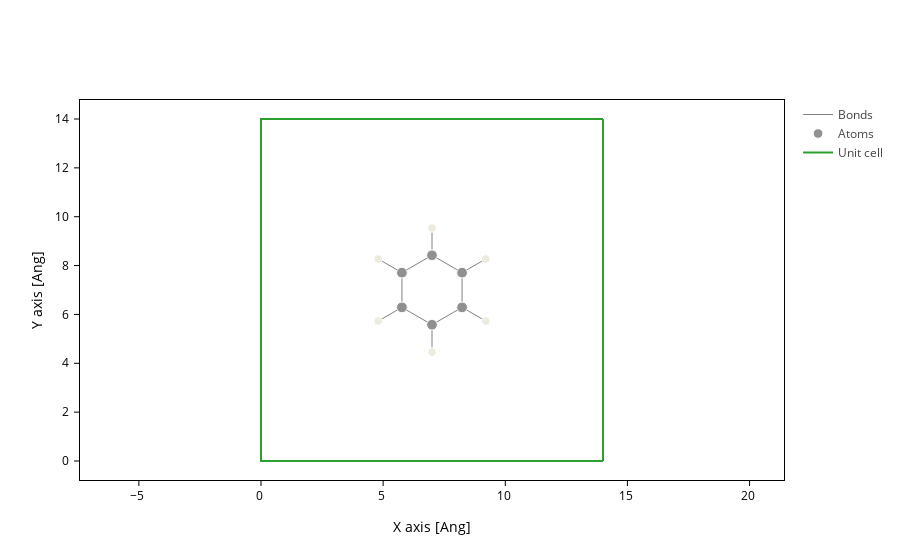

Notebook code for this chart:
### Code cell
molec.plot(axes="xy")

### Figure 1 — Plotly figure (JSON) as saved in the notebook; plotly's stock layout.template omitted (floating-point values rounded to 4 significant figures; data arrays with more than 128 entries replaced by an {"elided": "..."} marker saying what was removed)
{"data": [{"line": {"color": "gray", "width": 1}, "meta": {}, "mode": "lines", "name": "Bonds", "opacity": 1, "type": "scatter", "x": {"elided": "252 float values"}, "y": {"elided": "252 float values"}}, {"marker": {"color": ["#909090", "#EDEADE", "#909090", "#EDEADE", "#909090", "#EDEADE", "#909090", "#EDEADE", "#909090", "#EDEADE", "#909090", "#EDEADE"], "opacity": 1, "size": [10.72, 8.48, 10.72, 8.48, 10.72, 8.48, 10.72, 8.48, 10.72, 8.48, 10.72, 8.48]}, "meta": {}, "mode": "markers", "name": "Atoms", "opacity": 1, "type": "scatter", "x": [8.231, 9.199, 7.0, 7.0, 5.769, 4.801, 5.769, 4.801, 7.0, 7.0, 8.231, 9.199], "y": [7.711, 8.27, 8.421, 9.54, 7.711, 8.27, 6.289, 5.73, 5.579, 4.46, 6.289, 5.73]}, {"meta": {}, "mode": "lines", "name": "Unit cell", "type": "scatter", "x": [0.0, 0.0, 14.0, 14.0, 0.0, 0.0, NaN, 0.0, 0.0, 0.0, 14.0, 14.0, 0.0, NaN, 14.0, 14.0, NaN, 14.0, 14.0], "y": [0.0, 14.0, 14.0, 14.0, 14.0, 14.0, NaN, 14.0, 0.0, 0.0, 0.0, 0.0, 0.0, NaN, 14.0, 0.0, NaN, 14.0, 0.0]}], "layout": {"autosize": true, "scene": {"aspectmode": "data", "xaxis": {"title": {"text": "X axis [Ang]"}}, "yaxis": {"title": {"text": "Y axis [Ang]"}}}, "xaxis": {"autorange": true, "domain": [0, 1], "range": [-31.98, 45.98], "scaleanchor": "y", "scaleratio": 1, "title": {"text": "X axis [Ang]"}, "type": "linear"}, "yaxis": {"autorange": true, "domain": [0, 1], "range": [-0.7778, 14.78], "title": {"text": "Y axis [Ang]"}, "type": "linear"}}}
